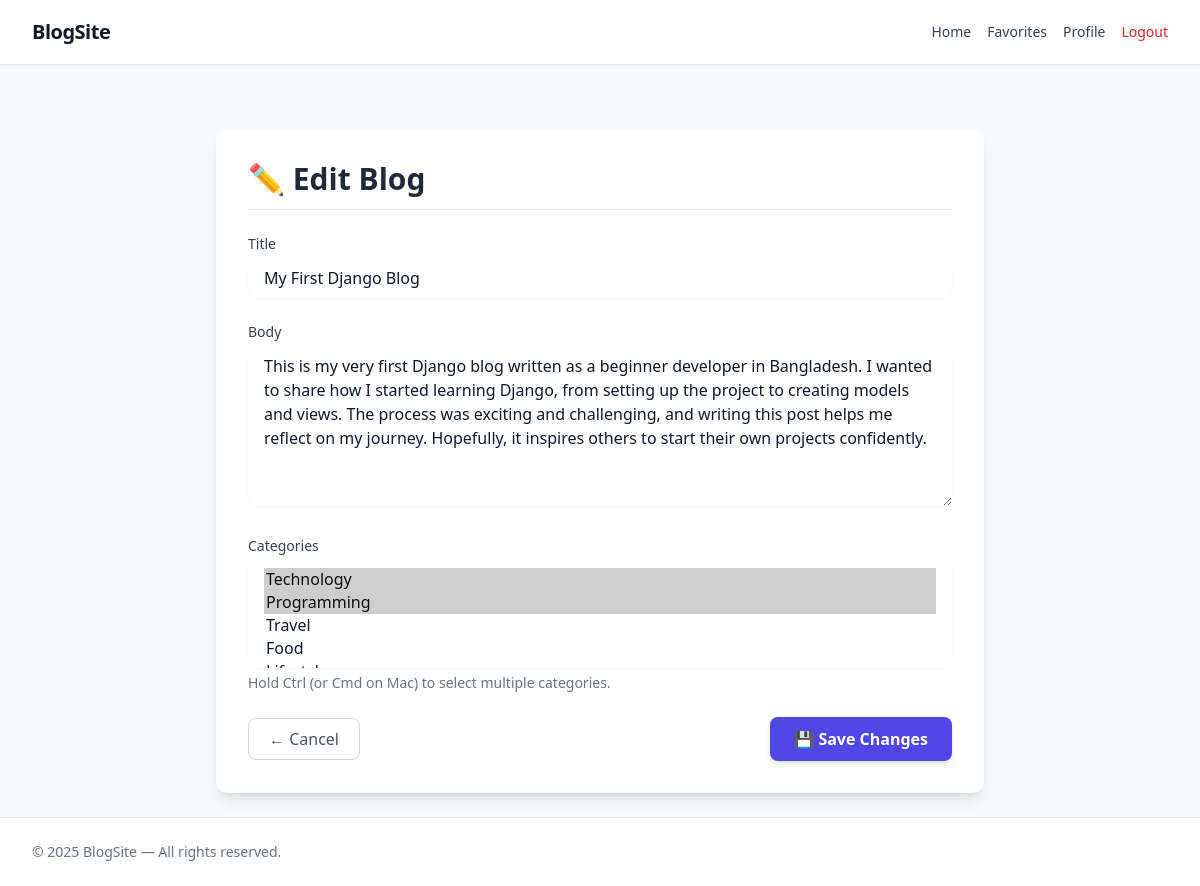
Screenshot of /my-first-django-blog/edit/ (signed in) with the database file from the repository.
### blog/models.py (models this page shows, shortened)
class TimeStampedModel(models.Model):
    created_at = models.DateTimeField(auto_now_add=True)
    updated_at = models.DateTimeField(auto_now=True)
    class Meta:
        abstract = True #means for this class inside database table will be not created.. this class will be inherited by other classes.

class Blog(TimeStampedModel):
    title = models.CharField(max_length=200)
    slug = models.SlugField(blank=True, unique=True)
    body = models.TextField()
    author = models.ForeignKey(CustomUser, on_delete=models.CASCADE, related_name="blogs")
    categories = models.ManyToManyField(Category, related_name="blogs", blank=True)

class Category(TimeStampedModel): #here timestampedmodel inherited models.Model that is why we don't need inherit models.Model again. Note : all the field of timestampedmodel will come in this class.
    category_name = models.CharField(max_length=100)
    slug = models.SlugField(unique=True, blank=True)

### blog/views.py (the view, shortened to what this page needs)
# urls.py: path('<slug:slug>/edit/', views.edit_blog, name='edit_blog'),
@login_required
def edit_blog(request, slug):
    blog = Blog.objects.get(slug=slug)
    categories = Category.objects.all()
    return render(request, 'blog/edit_blog.html', {'form': blog, 'categories': categories})

### blog/templates/blog/edit_blog.html (shortened to what this page needs)
{% extends "base.html" %}
{% block content %}
<div class="max-w-3xl mx-auto mt-10 bg-white shadow-lg rounded-xl p-8">
  <h2 class="text-3xl font-bold text-gray-800 mb-6 border-b pb-3">✏️ Edit Blog</h2>
  <form method="post" class="space-y-6">
    <div>
      <label class="block text-sm font-medium text-gray-700 mb-1">Title</label>
      <input type="text" name="title" value="{{ form.title|default_if_none:'' }}"
             class="w-full rounded-lg border-gray-300 focus:border-indigo-500 focus:ring-2 focus:ring-indigo-400 px-4 py-2 shadow-sm"
             placeholder="Enter blog title" required>
    </div>
    <div>
      <label class="block text-sm font-medium text-gray-700 mb-1">Body</label>
      <textarea name="body" rows="6"
                class="w-full rounded-lg border-gray-300 focus:border-indigo-500 focus:ring-2 focus:ring-indigo-400 px-4 py-2 shadow-sm"
                placeholder="Write your blog content..." required>{{ form.body|default_if_none:'' }}</textarea>
    </div>
    <div>
      <label class="block text-sm font-medium text-gray-700 mb-1">Categories</label>
      <select name="categories" multiple
              class="w-full rounded-lg border-gray-300 focus:border-indigo-500 focus:ring-2 focus:ring-indigo-400 px-4 py-2 shadow-sm">
        {% for category in categories %}
          <option value="{{ category.id }}"
            {% if category in form.categories.all %}selected{% endif %}>
            {{ category.category_name }}
          </option>
        {% endfor %}
      </select>
      <p class="text-sm text-gray-500 mt-1">Hold Ctrl (or Cmd on Mac) to select multiple categories.</p>
    </div>
    <div class="flex items-center justify-between mt-8">
      <a href="{% url 'home' %}"
         class="inline-flex items-center px-5 py-2 rounded-lg border border-gray-300 text-gray-600 hover:bg-gray-100">
        ← Cancel
      </a>
      <button type="submit"
              class="bg-indigo-600 hover:bg-indigo-700 text-white font-semibold px-6 py-2.5 rounded-lg shadow-md transition">
        💾 Save Changes
      </button>
    </div>
  </form>
</div>
{% endblock %}

### rows the page displays
Blog: title "My First Django Blog", body "This is my very first Django blog written as a beginner developer in Bangladesh. I wanted to share how I started learning Django, from setting up the project to creating models and views. The process was exciting and challenging, and writing this post helps me reflect on my journey. Hopefully, it inspires others to start their own projects confidently.", categories "Technology ☑ / Programming ☑ / Travel / Food"

### other values shown
{{ year|default:"2025" }} "2025"
